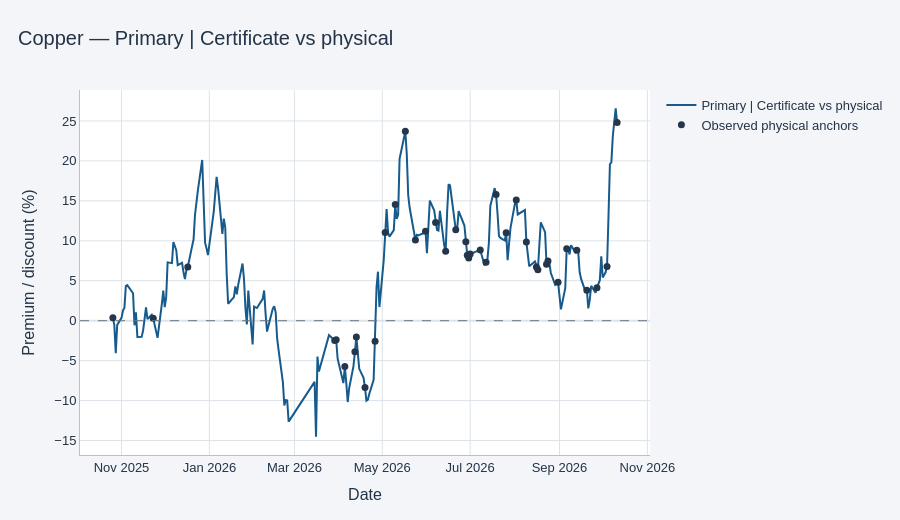

The cell this chart's notebook holds for it:
### Markdown cell above
# Copper certificate valuation
## Primary result: certificate vs physical

The objective is to measure the certificate premium or discount to the domestic physical benchmark.
The main chart uses the approved bounded, interpolated physical-to-intrinsic ratio method:
**100 × (certificate price / estimated physical price − 1)**.
Dots identify observed physical anchors; the remaining eligible dates use the approved interpolation.
Positive values indicate a premium; negative values indicate a discount.

Sources: IME certificate and physical transactions, Westmetall LME quotations, and the shared free-market USD/IRR series.
This presentation reads existing processed outputs; refresh the project before reviewing it.

### Code cell
from pathlib import Path
import sys
import pandas as pd
from IPython.display import display

WORKSPACE = next(p for p in [Path.cwd(), *Path.cwd().parents]
                 if (p / 'shared').is_dir() and (p / 'commodity/copper').is_dir())
if str(WORKSPACE) not in sys.path:
    sys.path.insert(0, str(WORKSPACE))
from shared.notebook_tools.commodity_dashboard import valuation_figures, PLOTLY_CONFIG
PROJECT = WORKSPACE / 'commodity/copper'
approved_primary = pd.read_csv(PROJECT / 'data/processed/bubble/copper_certificate_bubble.csv', parse_dates=['date'])
figures = valuation_figures(PROJECT, 'Copper')
figures[0].show(config=PLOTLY_CONFIG)
values = approved_primary['certificate_bubble_pct']
display(pd.DataFrame([{'Observations': len(values), 'From': approved_primary['date'].min(),
    'To': approved_primary['date'].max(), 'Mean (%)': values.mean(),
    'Median (%)': values.median(), 'Latest (%)': approved_primary.sort_values('date')['certificate_bubble_pct'].iloc[-1]}]))

### Figure 1 — Plotly figure (JSON) as saved in the notebook; plotly's stock layout.template omitted (floating-point values rounded to 4 significant figures; data arrays with more than 128 entries replaced by an {"elided": "..."} marker saying what was removed)
{"data": [{"connectgaps": false, "hovertemplate": "%{x|%Y-%m-%d}<br>%{y:.2f}%<extra></extra>", "line": {"color": "#175A8C", "width": 2}, "mode": "lines", "name": "Primary | Certificate vs physical", "type": "scatter", "x": {"elided": "223 str values"}, "y": {"elided": "223 float values"}}, {"marker": {"color": "#25364A", "size": 7}, "mode": "markers", "name": "Observed physical anchors", "type": "scatter", "x": ["2025-10-26T00:00:00.000000", "2025-11-23T00:00:00.000000", "2025-12-17T00:00:00.000000", "2026-03-29T00:00:00.000000", "2026-03-30T00:00:00.000000", "2026-04-05T00:00:00.000000", "2026-04-12T00:00:00.000000", "2026-04-13T00:00:00.000000", "2026-04-19T00:00:00.000000", "2026-04-26T00:00:00.000000", "2026-05-03T00:00:00.000000", "2026-05-10T00:00:00.000000", "2026-05-17T00:00:00.000000", "2026-05-24T00:00:00.000000", "2026-05-31T00:00:00.000000", "2026-06-07T00:00:00.000000", "2026-06-14T00:00:00.000000", "2026-06-21T00:00:00.000000", "2026-06-28T00:00:00.000000", "2026-06-29T00:00:00.000000", "2026-06-30T00:00:00.000000", "2026-07-01T00:00:00.000000", "2026-07-08T00:00:00.000000", "2026-07-12T00:00:00.000000", "2026-07-19T00:00:00.000000", "2026-07-26T00:00:00.000000", "2026-08-02T00:00:00.000000", "2026-08-09T00:00:00.000000", "2026-08-16T00:00:00.000000", "2026-08-17T00:00:00.000000", "2026-08-23T00:00:00.000000", "2026-08-24T00:00:00.000000", "2026-08-31T00:00:00.000000", "2026-09-06T00:00:00.000000", "2026-09-13T00:00:00.000000", "2026-09-20T00:00:00.000000", "2026-09-27T00:00:00.000000", "2026-10-04T00:00:00.000000", "2026-10-11T00:00:00.000000"], "y": [0.382, 0.3042, 6.734, -2.47, -2.399, -5.747, -3.888, -2.028, -8.368, -2.563, 11.05, 14.53, 23.7, 10.09, 11.2, 12.28, 8.702, 11.39, 9.874, 8.178, 7.862, 8.345, 8.836, 7.329, 15.79, 11.0, 15.12, 9.86, 6.731, 6.376, 7.059, 7.464, 4.797, 9.009, 8.801, 3.824, 4.124, 6.788, 24.8]}], "layout": {"autosize": true, "font": {"color": "#243447", "family": "Arial, Tahoma, sans-serif", "size": 13}, "height": 520, "hoverlabel": {"bgcolor": "#FFFFFF", "font": {"color": "#243447"}}, "hovermode": "x unified", "margin": {"b": 65, "l": 80, "r": 35, "t": 90}, "paper_bgcolor": "#F3F5F8", "plot_bgcolor": "#FFFFFF", "shapes": [{"line": {"color": "#687787", "dash": "dash", "width": 1}, "type": "line", "x0": 0, "x1": 1, "xref": "x domain", "y0": 0, "y1": 0, "yref": "y"}], "title": {"font": {"size": 20}, "text": "Copper — Primary | Certificate vs physical", "x": 0.02, "xanchor": "left"}, "xaxis": {"automargin": true, "gridcolor": "#DDE3EA", "linecolor": "#B8C2CC", "showgrid": true, "title": {"text": "Date"}, "zerolinecolor": "#DDE3EA"}, "yaxis": {"automargin": true, "gridcolor": "#DDE3EA", "linecolor": "#B8C2CC", "showgrid": true, "title": {"text": "Premium / discount (%)"}, "zerolinecolor": "#DDE3EA"}}}
